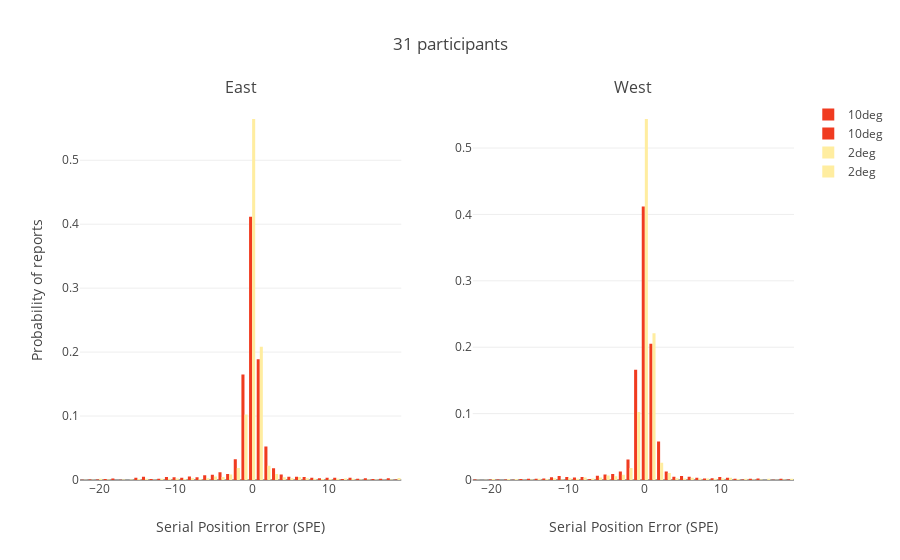

Notebook source saved alongside this figure:
### Code cell
from plotly import tools

trace = [[]]*2
ecc_length = len(data['cueEccentricity1'].unique())

for i,cuePos in enumerate(data['cueSpatialPos1'].unique()):
    cuePosdata = data[data['cueSpatialPos1']==cuePos]
    temp1 = []
    for j,ecc in enumerate(cuePosdata['cueEccentricity1'].unique().sort()):
        ecc_data = cuePosdata[cuePosdata['cueEccentricity1']==ecc]
        temp1.append(go.Histogram(x = ecc_data['responsePosRelative0'].to_numpy(), 
                                  histnorm='probability',
                                  name = str(ecc) + 'deg', opacity = 1, marker = dict(color = colors[j])))
    trace[i] = temp1

if data['cueSpatialPos1'].unique()[0] == [-1.0,0.0]:
    titles = ('West','East')
else:
    titles = ('East','West')
    
fig = tools.make_subplots(rows=1, cols=2, subplot_titles = titles)
fig['layout'].update(barmode='group', title = str(int(len(data)/280))+' participants')
#fig['layout']['xaxis3'].update(title='position of reported item relative to the true item', range = [-2,2])
#fig['layout']['xaxis4'].update(title='position of reported item relative to the true item', range = [-2,2])
fig['layout']['xaxis1'].update(title='Serial Position Error (SPE)')
fig['layout']['xaxis2'].update(title='Serial Position Error (SPE)')
fig['layout']['yaxis1'].update(title='Probability of reports')
#fig['layout']['yaxis3'].update(title='Frequency')
for i in range(ecc_length):
    fig.add_trace(trace[0][ecc_length-1-i], 1, 1)
    fig.add_trace(trace[1][ecc_length-1-i], 1, 2)
    #fig.append_trace(trace[2][i], 2, 1)
    #fig.append_trace(trace[3][i], 2, 2)
iplot(fig, filename='SPE_distributions_East_West')

### Figure 1 — Plotly figure (JSON) as saved in the notebook; plotly's stock layout.template omitted (floating-point values rounded to 4 significant figures; data arrays with more than 128 entries replaced by an {"elided": "..."} marker saying what was removed)
{"data": [{"histnorm": "probability", "marker": {"color": "rgb(240,59,32)"}, "name": "10deg", "opacity": 1, "type": "histogram", "uid": "e8322e6c-d2d7-4946-927c-262d90cf6b33", "x": {"elided": "2170 int values"}, "xaxis": "x", "yaxis": "y"}, {"histnorm": "probability", "marker": {"color": "rgb(240,59,32)"}, "name": "10deg", "opacity": 1, "type": "histogram", "uid": "9d925162-7579-4c2d-a779-1a8b0cebb1f6", "x": {"elided": "2170 int values"}, "xaxis": "x2", "yaxis": "y2"}, {"histnorm": "probability", "marker": {"color": "rgb(255,237,160)"}, "name": "2deg", "opacity": 1, "type": "histogram", "uid": "f3960c63-0369-410e-a470-64bcc86dd252", "x": {"elided": "2170 int values"}, "xaxis": "x", "yaxis": "y"}, {"histnorm": "probability", "marker": {"color": "rgb(255,237,160)"}, "name": "2deg", "opacity": 1, "type": "histogram", "uid": "ca8da399-c10b-458c-91f7-65bea345a799", "x": {"elided": "2170 int values"}, "xaxis": "x2", "yaxis": "y2"}], "layout": {"annotations": [{"font": {"size": 16}, "showarrow": false, "text": "East", "x": 0.225, "xanchor": "center", "xref": "paper", "y": 1, "yanchor": "bottom", "yref": "paper"}, {"font": {"size": 16}, "showarrow": false, "text": "West", "x": 0.775, "xanchor": "center", "xref": "paper", "y": 1, "yanchor": "bottom", "yref": "paper"}], "barmode": "group", "title": {"text": "31 participants"}, "xaxis": {"anchor": "y", "domain": [0, 0.45], "title": {"text": "Serial Position Error (SPE)"}}, "xaxis2": {"anchor": "y2", "domain": [0.55, 1], "title": {"text": "Serial Position Error (SPE)"}}, "yaxis": {"anchor": "x", "domain": [0, 1], "title": {"text": "Probability of reports"}}, "yaxis2": {"anchor": "x2", "domain": [0, 1]}}}
